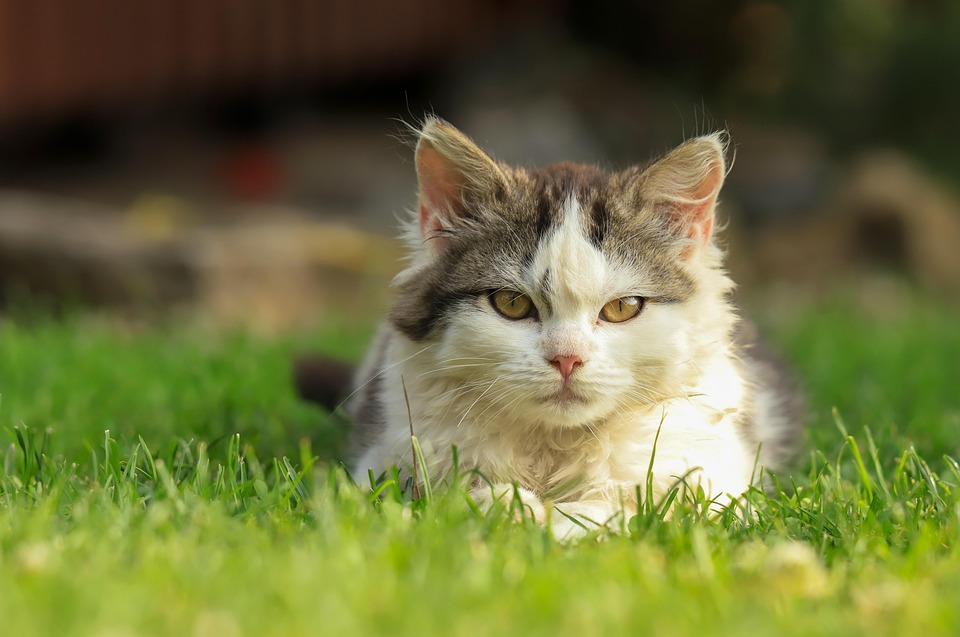
#> input picture 06.DataImages/images/cat.jpg, 960 x 637 px; its folder holds 2 pictures in this run
$ python 06.DataScience_Images.py
#> lines starting #> are read from the running program, lines starting #| are printed output that depends on the picture; after the words box and inside, x2 and y2 are one past the last pixel; in counts of white or black regions, pixels touching at a corner belong together
import numpy as np
import pandas as pd
import matplotlib.pyplot as plt
import os
import scipy.stats as st
from skimage.io import imread, imshow

print(os.listdir("images/"))


with open("images/cat.jpg", "rb") as f:
    content = f.read()
print(content)

cat_image = imread("images/cat.jpg")
#> cat_image is the input picture: shape (637, 960, 3); mean R, G, B 108.4, 111.8, 60.5

print(cat_image)

print(type(cat_image))
print(cat_image.shape)
print(cat_image.dtype)
print(cat_image.min(), cat_image.max())

print(cat_image[0, 0])
print(cat_image[0, 0, :])
print(cat_image[0, :, :])
print(len(cat_image[0, :, :]))

print(cat_image[:, 0, :])
print(len(cat_image[:, 0, :]))

print(cat_image[:, :, 0])
print(cat_image[:, :, 0].shape)


f, axes = plt.subplots(1, 3, figsize = (10, 13))
print(axes)

axes[0].imshow(cat_image[:, :, 0], cmap="Reds")
axes[1].imshow(cat_image[:, :, 1], cmap="Greens")
axes[2].imshow(cat_image[:, :, 2], cmap="Blues")
#axes[3].imshow(cat_image[:, :, 3], cmap="gray")
plt.tight_layout()
# [4 lines of commented-out code are left out]
plt.show()

red_channel, green_channel, blue_channel = cat_image[:, :, 0], cat_image[:, :, 1], cat_image[:, :, 2]
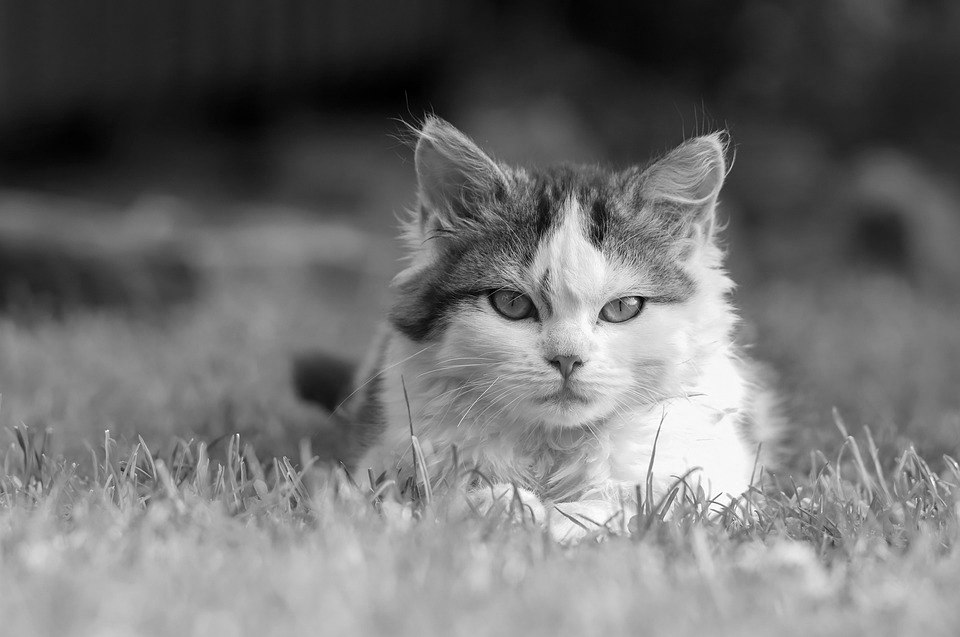
#> green_channel: shape (637, 960); min 0, max 255, mean 111.8
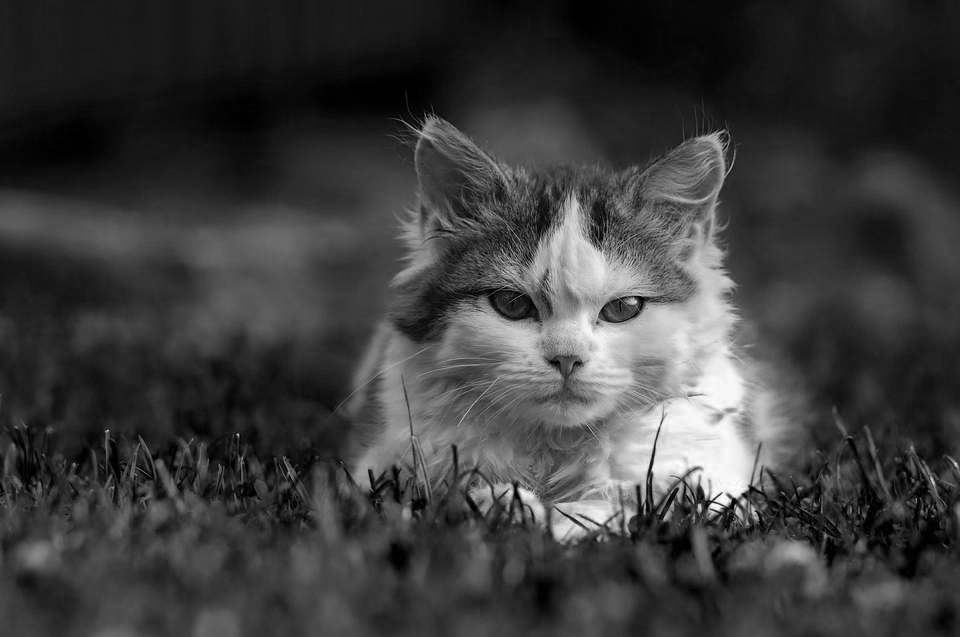
#> blue_channel: shape (637, 960); min 0, max 255, mean 60.5
print(red_channel)
print(red_channel.shape)

print(red_channel[20, :])
print(red_channel[20, :].mean())


# средния интензитет на светлината който е попаднал в червения канал
mean_intensity_rch = red_channel.mean()
#> mean_intensity_rch = 108.4
print(f"средният интензитет за червения канал е: {mean_intensity_rch:.2f}")
print(red_channel.mean(axis = 0).shape)
print(red_channel.mean(axis = 1).shape)

# \sigma -> средното разстояние от \mu
sigma_red_channel = red_channel.std(ddof = 1)
#> sigma_red_channel = 58.52
print(f"стандартното отклонение за червеният канал е: {sigma_red_channel:.2f}")

### колко пъти средния сигнал е по-голям от типичното отклонение за него - ( колко пъти полезния сигнал е по-голям от шума)
### мярка за контраст
snr = mean_intensity_rch / sigma_red_channel
#> snr = 1.85

print(f"signal to noice ration e {snr:.3f}")

plt.figure(figsize=(10, 7))
plt.bar(range(len(red_channel.mean(axis=1))), red_channel.mean(axis=1)) # диаграма на средното количество червено за всяка една колона, не е хистограма
plt.xlim(0, 640)
plt.show()
#> figure, not shown here; tallest bar 163.1 high, from x = 565.6 to 566.4


### ако ио

print(' ' * 48)
random_image = np.random.randint(0, 255, (100,100))
print(random_image)

plt.imshow(random_image, cmap="gray")
plt.show()

plt.hist(red_channel)  # red_channel e двумерен масив, numpy прави хистограма за всеки един ред поотделно, това което ни трябва е да превърнем red_channel в едномерен масив
red_channel.ravel()   # вземаме първия ред, до него долепяме втория, до него третие и т.н.. така става един много голям вектор -> rеshape() ийли ravel()
red_channel_1d = red_channel.ravel()
green_channel_1d = green_channel.ravel()
blue_channel_1d = blue_channel.ravel()
print(red_channel_1d)
plt.hist(red_channel_1d, bins=256, color="red")
plt.show()
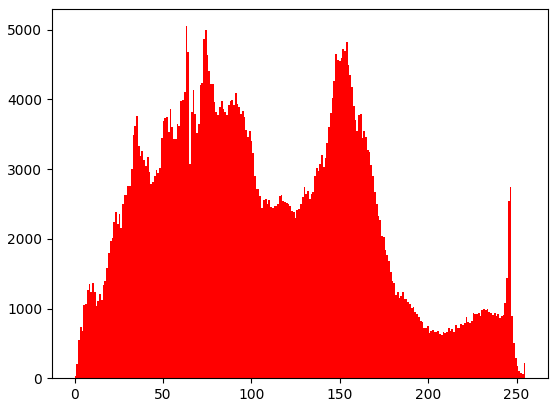
#> figure drawn by matplotlib, 1 panel; tallest bar 243 high, from x = 79.05 to 79.07; tallest bar 252 high, from x = 79.07 to 79.09; tallest bar 246 high, from x = 79.09 to 79.11

# Можем да покажем трите канала едновремено, тоест трите инстанции/канали  с f:

f, axes = plt.subplots(1, 3, figsize = (14, 3))

axes[0].hist(red_channel_1d, bins=256, color="r")
axes[1].hist(green_channel_1d, bins=256, color="g")
axes[2].hist(blue_channel_1d, bins=256, color="b")

# по-удобно е да покажем хистограмата на едно и също място
plt.hist(red_channel_1d, bins=256, color="r", alpha=0.5)
plt.hist(green_channel_1d, bins=256, color="g", alpha=0.5)
plt.hist(blue_channel_1d, bins=256, color="b", alpha=0.5)

plt.xlim(0, 255) # задаваме начална и крайна стойност на хистограмата
plt.show()
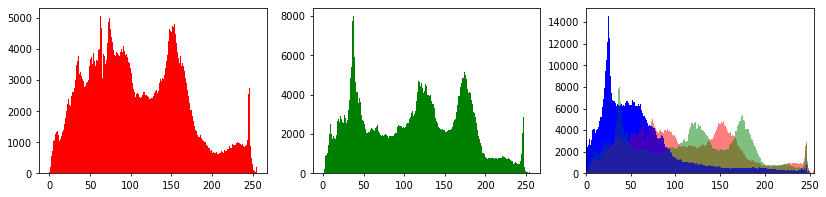
#> figure drawn by matplotlib, 3 panels; panel 1: tallest bar 5052 high, from x = 62.75 to 63.75; panel 2: tallest bar 7988 high, from x = 36.86 to 37.85; panel 3: tallest bar 14537 high, from x = 24.9 to 25.9; panel 3: tallest bar 5052 high, from x = 62.75 to 63.75

red_copy = red_channel.copy()
#plt.imshow(red_copy[100:450, 400:750]) # избираме си конкретна част от изображението
red_copy[100:450, 400:750] = 0 # маскираме изображението в избрания регион, 0 - черна маска, 255 - бяла
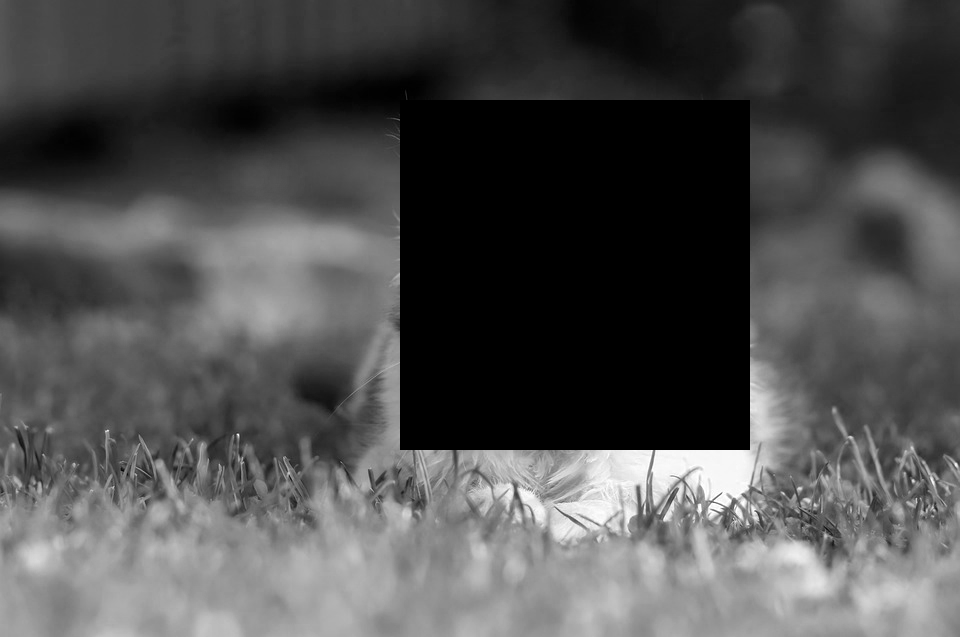
#> red_copy: shape (637, 960); min 0, max 255, mean 79.1
plt.imshow(red_copy, cmap="gray")
plt.show()

print(red_copy[red_copy < 20]) # искаме да покабем много тъмните цветопве

# и ги направи нули
red_copy[red_copy < 20] = 0
#> red_copy: shape (637, 960); 3.38% of pixels changed, all inside (x1, y1, x2, y2) = (0, 0, 828, 530)
red_copy[red_copy > 235] = 255
#> red_copy: shape (637, 960); min 0, max 255, mean 78.9

plt.imshow(red_channel, cmap="gray", vmin=0, vmax=255)
plt.show()
plt.imshow(red_copy, cmap="gray", vmin=0, vmax=255)
plt.show()

#това се нарича клипинг, да променим стойнистите на пикслели с определена стойност
#съответно хистограмата се променя също..

plt.hist(red_copy.ravel(), bins=255, cumulative=True)
plt.show()
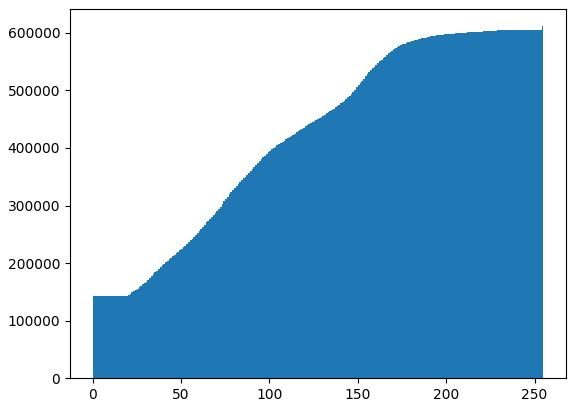
#> figure drawn by matplotlib, 1 panel; tallest bar 611520 high, from x = 254 to 255

red_channel = 255 - red_channel
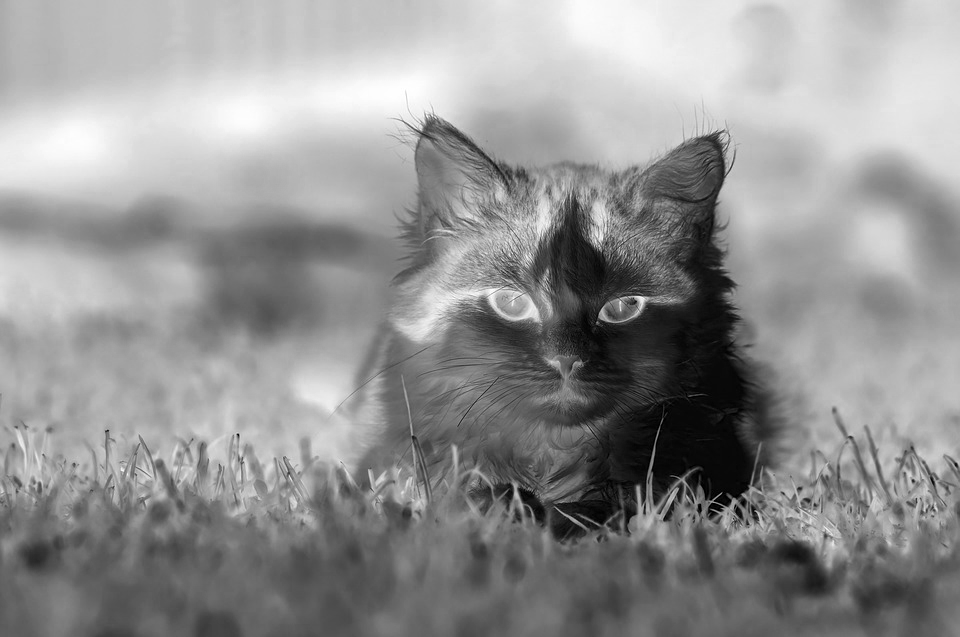
#> red_channel: shape (637, 960); min 0, max 255, mean 146.6
plt.imshow(red_channel, cmap="gray")
plt.show()
